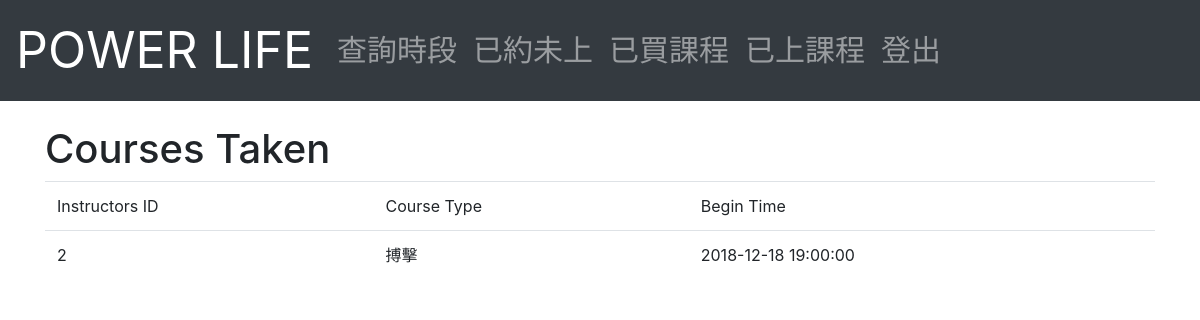
Screenshot of /Member/coursesTaken.php (signed in) with the database file from the repository.
### tables this page shows
CREATE TABLE `appoint` (
  `Course_ID` int(6) NOT NULL,
  `I_ID` int(6) NOT NULL,
  `Begin_Time` datetime NOT NULL,
  `Status` char(15) NOT NULL DEFAULT 'Appoint'
);

CREATE TABLE `course` (
  `Course_ID` int(6) NOT NULL,
  `M_ID` int(6) NOT NULL,
  `Price` int(6) NOT NULL,
  `Course_Type` varchar(40) DEFAULT NULL,
  `Number_of_Period` int(3) NOT NULL,
  `Remaining_Number` int(3) NOT NULL,
  `Open_Time` datetime NOT NULL DEFAULT CURRENT_TIMESTAMP
);

### Member/coursesTaken.php (the view, shortened to what this page needs)
<?php	require_once('database.php'); ?>
<!DOCTYPE html>
<html lang="en">
<head>
  <link rel="stylesheet" href="https://stackpath.bootstrapcdn.com/bootstrap/4.1.3/css/bootstrap.min.css">
</head>
<body>
<?php echo file_get_contents('../navbar_M.html'); ?>
<div class="container">
	<br>
	<h1>Courses Taken</h1>
</div>
<div class="container">
<table class="table table-hover"  cellpadding="2" cellspacing="2">
	<thead>
	<tr>
		<td>Instructors ID</td>
		<td>Course Type</td>
		<td>Begin Time</td>
	</tr>
	</thead>
	<tbody>
		<?php
		$ID=$_SESSION['ID'];
		$result = mysqli_query($mysqli, "
		SELECT `I_ID`, `Course_Type`, `Begin_Time`, `Number_of_Period`-`Remaining_Number`
		FROM `course`, `appoint`
		WHERE `course`.`Course_ID`=`appoint`.`Course_ID` AND `appoint`.`Status`='Checkin' AND `course`.`M_ID`= '$ID'
		");
		while($query_data = mysqli_fetch_row($result)) {
		  echo "<tr>";
		  echo "<td>",$query_data[0], "</td>",
			   "<td>",$query_data[1], "</td>",
			   "<td>",$query_data[2], "</td>";
		  echo "</tr>";
		}
		?>
	</tbody>
</table>
</div>
</body>
</html>

### rows the page displays
appoint: I_ID "2", Course_ID.Course_Type "搏擊", Begin_Time "2018-12-18 19:00:00"

### other values shown
file_get_contents('../navbar_M.html') "POWER LIFE 查詢時段 已約未上 已買課程 已上課程 登出"
